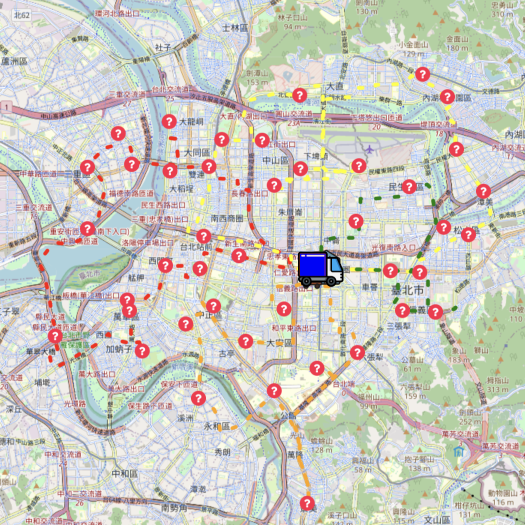
#> input picture DynamicStochasticVehicleRouting/testt/Taipei0.png, 1050 x 1050 px, given in place of t0.png, which was not available (shown at 1/2 size)
$ python cutPNG.py
#> lines starting #> are read from the running program, lines starting #| are printed output that depends on the picture
from PIL import Image
import matplotlib.pyplot as plt
left = 600
top = 320
width = 1050
height = 1050


# image = Image.open("./t"+str(0)+".png")
# plt.imshow(image.crop((left,top,left+width,top+height)))
# plt.show()

for i in range(6):
    image = Image.open("./t"+str(i)+".png")
#> image is the input picture: PIL image 1050x1050 RGBA; mean R, G, B, A 203.7, 202.8, 196.3, 255
    # plt.imshow(image)
    # plt.show()
    cropeed = image.crop((left,top,left+width,top+height))
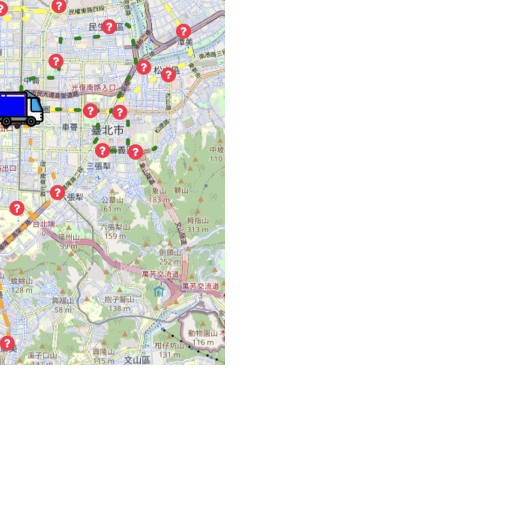
#> cropeed: PIL image 1050x1050 RGBA (shown at 1/2 size); mean R, G, B, A 60.2, 60.4, 57.4, 76; transparent parts drawn white
    file_name = f"./Taipei{i}.png"
    cropeed.save(file_name)
#> pass 2 of the loop `for i in range(6):`:
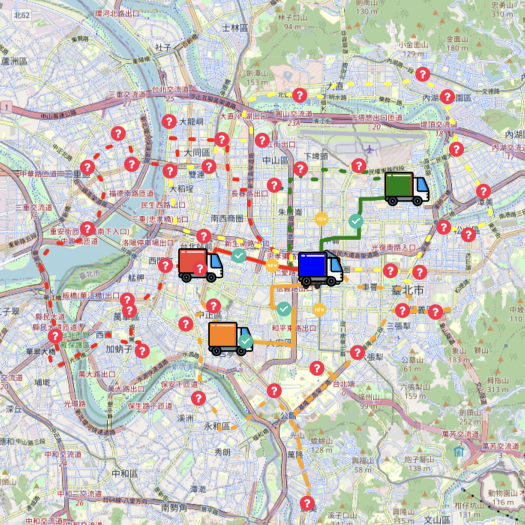
#> input picture DynamicStochasticVehicleRouting/testt/Taipei1.png, 1050 x 1050 px, given in place of t1.png, which was not available (shown at 1/2 size)
#> image is the input picture: PIL image 1050x1050 RGBA; mean R, G, B, A 202.1, 201.4, 194.4, 255
#> `cropeed = image.crop((left,top,left+width,top+height))`:
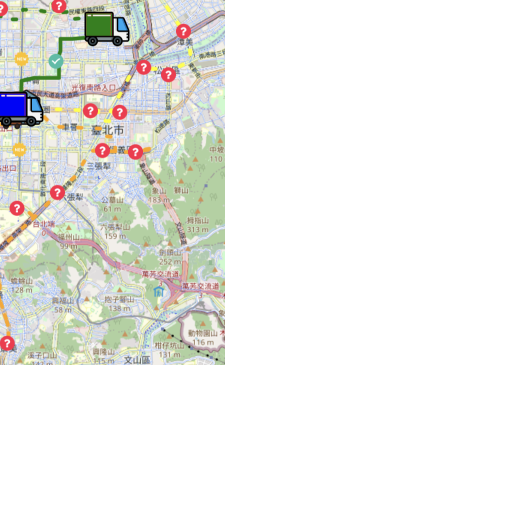
#> cropeed: PIL image 1050x1050 RGBA (shown at 1/2 size); mean R, G, B, A 59.5, 60, 56.7, 76; transparent parts drawn white
#> (the run stopped early here; a loop or call above may not have finished)
